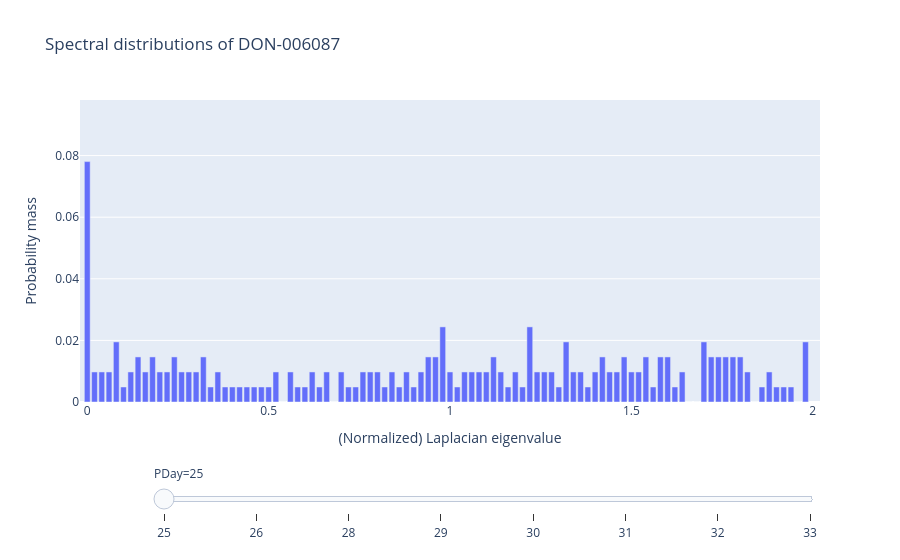

Source (notebook cell):
### Markdown cell above
With the grouping defined, the cell below allows one to choose an animal ID and see how its spectral distribution changes throughout development.

### Code cell
sample_animal_id = "DON-006087"
sample_animal_df = animal_grouping.get_group(sample_animal_id)

# Sort rows by dev. stage
sample_animal_df = sample_animal_df.sort_values(by="dev_stage")

# Make sure each prob. mass value appears in one row
df = pd.DataFrame(sample_animal_df.loc[:, ["dev_stage", "prob_masses"]])
df = df.explode("prob_masses", ignore_index=True)
df["prob_bins"] = pd.DataFrame(sample_animal_df.loc[:, "prob_bins"]).explode(
    "prob_bins", ignore_index=True
)

fig = px.bar(
    df,
    x="prob_bins",
    y="prob_masses",
    animation_frame="dev_stage",
    range_x=[-0.02, 2.02],
    range_y=[0, df["prob_masses"].max() + 0.02],
    title="Spectral distributions of {}".format(sample_animal_id),
    labels={
        "prob_masses": "Probability mass",
        "prob_bins": "(Normalized) Laplacian eigenvalue",
        "dev_stage": "PDay",
    },
)

fig["layout"].pop("updatemenus")  # Drop animation buttons

fig.show()

### Figure 1 — Plotly figure (JSON) as saved in the notebook; plotly's stock layout.template omitted (floating-point values rounded to 4 significant figures)
{"data": [{"hovertemplate": "PDay=25<br>(Normalized) Laplacian eigenvalue=%{x}<br>Probability mass=%{y}<extra></extra>", "legendgroup": "", "marker": {"color": "#636efa", "pattern": {"shape": ""}}, "name": "", "orientation": "v", "showlegend": false, "textposition": "auto", "type": "bar", "x": [0.0, 0.02, 0.04, 0.06, 0.08, 0.1, 0.12, 0.14, 0.16, 0.18, 0.2, 0.22, 0.24, 0.26, 0.28, 0.3, 0.32, 0.34, 0.36, 0.38, 0.4, 0.42, 0.44, 0.46, 0.48, 0.5, 0.52, 0.54, 0.56, 0.58, 0.6, 0.62, 0.64, 0.66, 0.68, 0.7, 0.72, 0.74, 0.76, 0.78, 0.8, 0.82, 0.84, 0.86, 0.88, 0.9, 0.92, 0.94, 0.96, 0.98, 1.0, 1.02, 1.04, 1.06, 1.08, 1.1, 1.12, 1.14, 1.16, 1.18, 1.2, 1.22, 1.24, 1.26, 1.28, 1.3, 1.32, 1.34, 1.36, 1.38, 1.4, 1.42, 1.44, 1.46, 1.48, 1.5, 1.52, 1.54, 1.56, 1.58, 1.6, 1.62, 1.64, 1.66, 1.68, 1.7, 1.72, 1.74, 1.76, 1.78, 1.8, 1.82, 1.84, 1.86, 1.88, 1.9, 1.92, 1.94, 1.96, 1.98], "xaxis": "x", "y": [0.07805, 0.009756, 0.009756, 0.009756, 0.01951, 0.004878, 0.009756, 0.01463, 0.009756, 0.01463, 0.009756, 0.009756, 0.01463, 0.009756, 0.009756, 0.009756, 0.01463, 0.004878, 0.009756, 0.004878, 0.004878, 0.004878, 0.004878, 0.004878, 0.004878, 0.004878, 0.009756, 0.0, 0.009756, 0.004878, 0.004878, 0.009756, 0.004878, 0.009756, 0.0, 0.009756, 0.004878, 0.004878, 0.009756, 0.009756, 0.009756, 0.004878, 0.009756, 0.004878, 0.009756, 0.004878, 0.009756, 0.01463, 0.01463, 0.02439, 0.009756, 0.004878, 0.009756, 0.009756, 0.009756, 0.009756, 0.01463, 0.009756, 0.004878, 0.009756, 0.004878, 0.02439, 0.009756, 0.009756, 0.009756, 0.004878, 0.01951, 0.009756, 0.009756, 0.004878, 0.009756, 0.01463, 0.009756, 0.009756, 0.01463, 0.009756, 0.009756, 0.01463, 0.004878, 0.01463, 0.01463, 0.004878, 0.009756, 0.0, 0.0, 0.01951, 0.01463, 0.01463, 0.01463, 0.01463, 0.01463, 0.009756, 0.0, 0.004878, 0.009756, 0.004878, 0.004878, 0.004878, 0.0, 0.01951], "yaxis": "y"}], "layout": {"barmode": "relative", "legend": {"tracegroupgap": 0}, "sliders": [{"active": 0, "currentvalue": {"prefix": "PDay="}, "len": 0.9, "pad": {"b": 10, "t": 60}, "steps": [{"args": [["25"], {"frame": {"duration": 0, "redraw": true}, "fromcurrent": true, "mode": "immediate", "transition": {"duration": 0, "easing": "linear"}}], "label": "25", "method": "animate"}, {"args": [["26"], {"frame": {"duration": 0, "redraw": true}, "fromcurrent": true, "mode": "immediate", "transition": {"duration": 0, "easing": "linear"}}], "label": "26", "method": "animate"}, {"args": [["28"], {"frame": {"duration": 0, "redraw": true}, "fromcurrent": true, "mode": "immediate", "transition": {"duration": 0, "easing": "linear"}}], "label": "28", "method": "animate"}, {"args": [["29"], {"frame": {"duration": 0, "redraw": true}, "fromcurrent": true, "mode": "immediate", "transition": {"duration": 0, "easing": "linear"}}], "label": "29", "method": "animate"}, {"args": [["30"], {"frame": {"duration": 0, "redraw": true}, "fromcurrent": true, "mode": "immediate", "transition": {"duration": 0, "easing": "linear"}}], "label": "30", "method": "animate"}, {"args": [["31"], {"frame": {"duration": 0, "redraw": true}, "fromcurrent": true, "mode": "immediate", "transition": {"duration": 0, "easing": "linear"}}], "label": "31", "method": "animate"}, {"args": [["32"], {"frame": {"duration": 0, "redraw": true}, "fromcurrent": true, "mode": "immediate", "transition": {"duration": 0, "easing": "linear"}}], "label": "32", "method": "animate"}, {"args": [["33"], {"frame": {"duration": 0, "redraw": true}, "fromcurrent": true, "mode": "immediate", "transition": {"duration": 0, "easing": "linear"}}], "label": "33", "method": "animate"}], "x": 0.1, "xanchor": "left", "y": 0, "yanchor": "top"}], "title": {"text": "Spectral distributions of DON-006087"}, "xaxis": {"anchor": "y", "domain": [0.0, 1.0], "range": [-0.02, 2.02], "title": {"text": "(Normalized) Laplacian eigenvalue"}}, "yaxis": {"anchor": "x", "domain": [0.0, 1.0], "range": [0, 0.09805], "title": {"text": "Probability mass"}}}}
